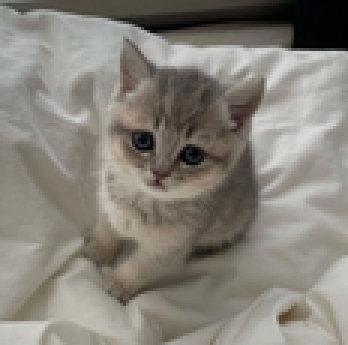
//> input picture prj.lab/lab06/test.png, 116 x 115 px (shown 3 times larger)
$ ./task07-01 ../lab06/test.png   (built with g++ and OpenCV 4)
//> lines starting //> are read from the running program, lines starting //| are printed output that depends on the picture
#include <iostream>
#include <opencv2/core.hpp>
#include <opencv2/opencv.hpp>
#include <opencv2/core/utils/logger.hpp>


cv::Mat dilatation(cv::Mat image) {
	int row = image.rows;
//> row = 115
	int col = image.cols;
//> col = 116


	cv::Mat dil_image = cv::Mat::zeros(row, col, CV_8UC1);

	for (int i = 1; i < image.rows - 1; i++) {
		for (int j = 1; j < image.cols - 1; j++) {

			uchar max = 0;

			for (int i_m = -1; i_m < 2; i_m++) {
				for (int j_m = -1; j_m < 2; j_m++) {
					uchar image_value = image.at<uchar>(i_m + i, j_m + j);
					if (image_value > max) {
						max = image_value;
					}
				}
			}

			dil_image.at<uchar>(i, j) = max;
		}
	}
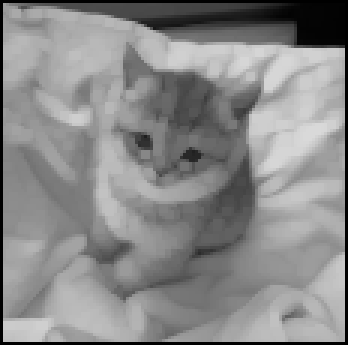
//> dil_image: 115 rows x 116 cols, CV_8UC1 (shown 3 times larger); min 0, max 217, mean 137.4
	if (dil_image.empty()) {
		std::cerr << "dil_image пустое!" << std::endl;
	}
	else {
		return dil_image;
	}
}


cv::Mat erosion(cv::Mat image) {
	int row = image.rows;
//> row = 115
	int col = image.cols;
//> col = 116
	cv::Mat eroz_image = cv::Mat::zeros(row, col, CV_8UC1);

	for (int i = 1; i < image.rows - 1; i++) {
		for (int j = 1; j < image.cols - 1; j++) {

			uchar min = 1000;

			for (int i_m = -1; i_m < 2; i_m++) {
				for (int j_m = -1; j_m < 2; j_m++) {
					uchar image_value = image.at<uchar>(i_m + i, j_m + j);
					if (image_value < min) {
						min = image_value;
					}
				}
			}

			eroz_image.at<uchar>(i, j) = min;
		}
	}
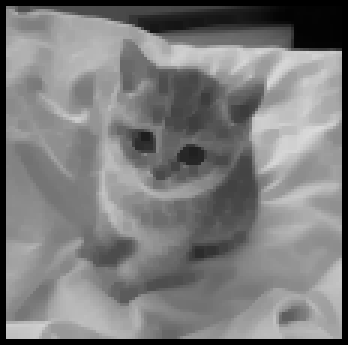
//> eroz_image: 115 rows x 116 cols, CV_8UC1 (shown 3 times larger); min 0, max 217, mean 123.2

	if (eroz_image.empty()) {
		std::cerr << "eroz_image пустое!" << std::endl;
	}
	else {
		return eroz_image;
	}
}

cv::Mat getBoundaries(cv::Mat image) {

	cv::Mat dil_image = dilatation(image);

	// теперь эрозия
	cv::Mat closed_image = erosion(dil_image);

	cv::Mat eroz_on_closed = erosion(closed_image);
	cv::Mat boundaries = closed_image - eroz_on_closed;
	return boundaries;

}

int main(char argc, char** argv) {

	cv::utils::logging::setLogLevel(cv::utils::logging::LOG_LEVEL_SILENT);
	if (argc < 2) {
		std::cout << "Usage: task07-01 <path>" << std::endl;
		return -1;
	}

	std::string path_blob_image = argv[1];
	// сначала дилатация
	cv::Mat image = cv::imread(path_blob_image, cv::IMREAD_GRAYSCALE);
	if (image.empty()) {
		std::cout << "Can`t load image." << std::endl;
		return -1;
	}

	cv::Mat dil_image= dilatation(image);

	// теперь эрозия
	cv::Mat closed_image = erosion(dil_image);

	cv::Mat eroz_on_closed = erosion(closed_image);
//> after the loop in erosion (call 2), `for (int i = 1; i < image.rows - 1; i++)`:
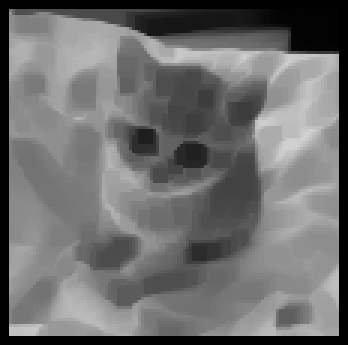
//> eroz_image: 115 rows x 116 cols, CV_8UC1 (shown 3 times larger); min 0, max 212, mean 110.1
	cv::Mat boundaries = closed_image - eroz_on_closed;
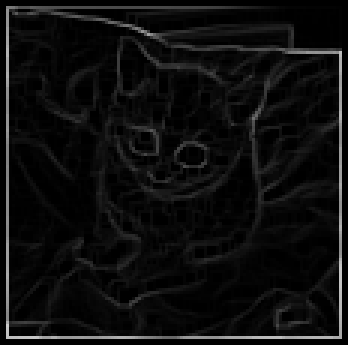
//> boundaries: 115 rows x 116 cols, CV_8UC1 (shown 3 times larger); min 0, max 202, mean 13.1

	cv::imshow("boundaries", boundaries);
	cv::waitKey(0);


}
